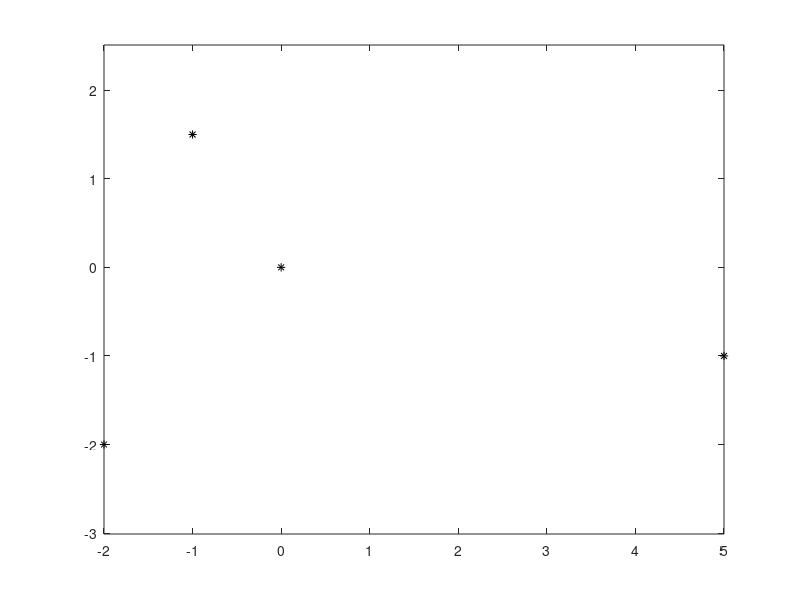

Source code (MATLAB): (Note: this script raises an error after producing the figure.)
clear;
px = [-2 0 -1 5]; py = [-2 0 1.5 -1];
plot (px, py, 'k*');
hold on; axis equal;
syms t
cx(t) = (1-t)*px(1) + t*px(2);
cy(t) = (1-t)*py(1) + t*py(2);
fplot (cx, cy, [0 1], 'g')
dx(t) = (1-t)*px(3) + t*px(4);
dy(t) = (1-t)*py(3) + t*py(4);
fplot (dx, dy, [0 1], 'b')
syms t0 t1
e = [cx(t0)==dx(t1), cy(t0)==dy(t1)];
m = solve(e, [t0, t1]);
M = [cx(m.t0), cy(m.t0)];
m.t0;
plot (M(1), M(2), 'r.', 'MarkerSize', 20)
%ha t0 t1 nem 0 es 1 kozott van nincs emsztespont 